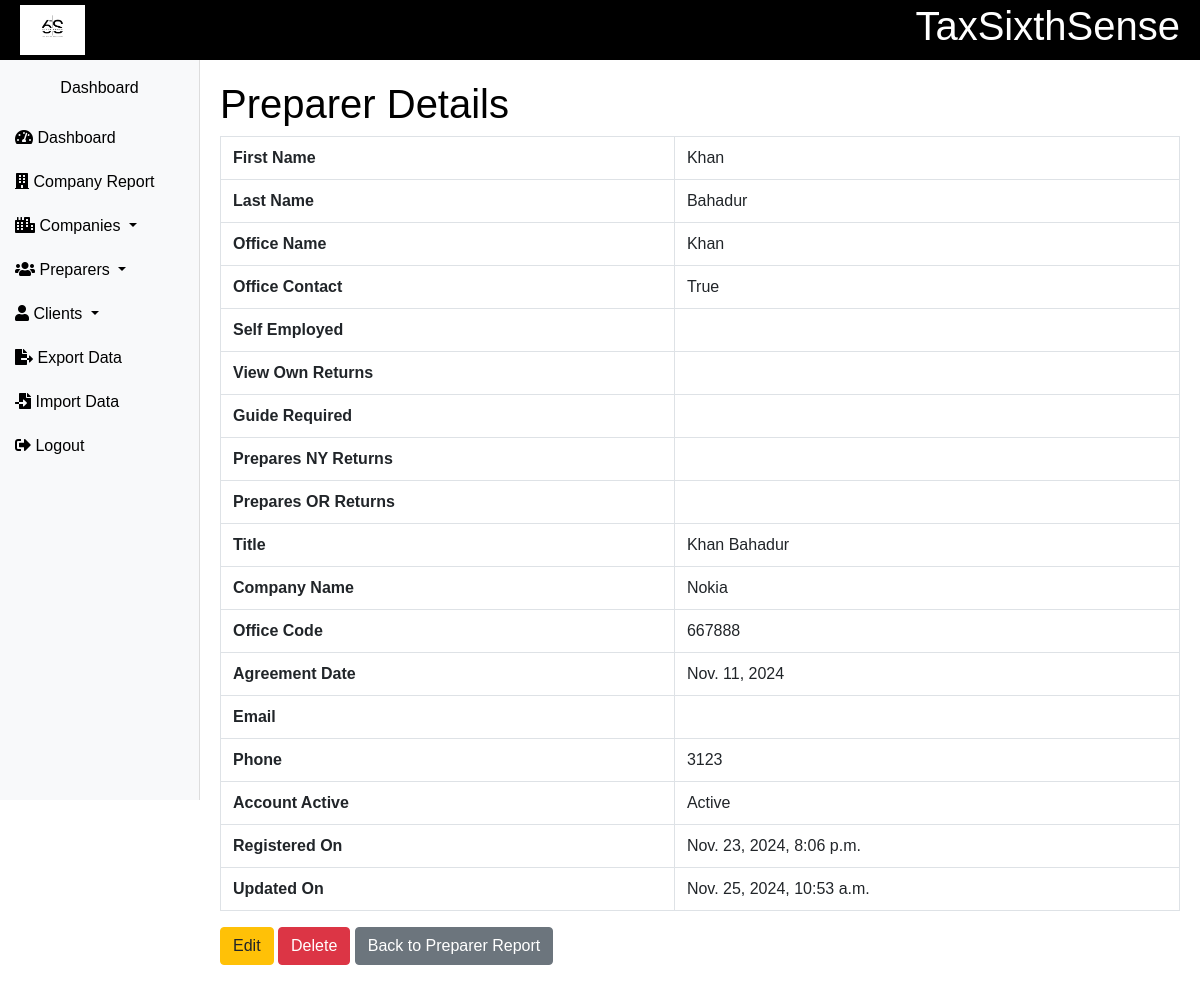
Before: /preparers/1/ with the older database file.
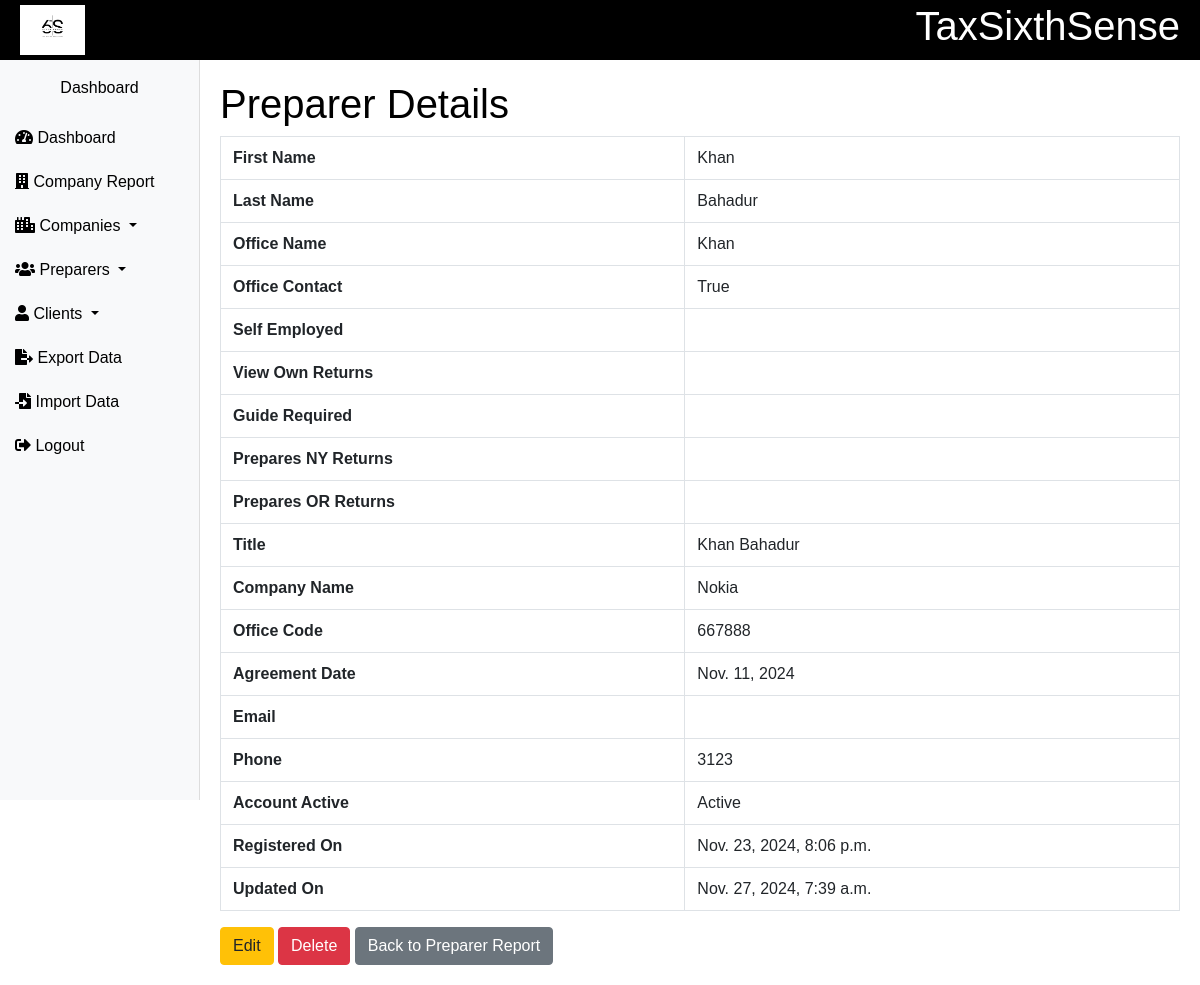
After: the same page with the newer database file.
### sixthSense/models.py (models this page shows, shortened)
class Preparer(models.Model):
    user = models.OneToOneField(User, on_delete=models.CASCADE, related_name='preparer_profile')
    ACCOUNT_STATUS_CHOICES = [
        ('active', 'Active'),
        ('inactive', 'Inactive'),
    ]
    ptin= models.CharField(max_length=50, blank=True)
    first_name = models.CharField(max_length=100)
    last_name = models.CharField(max_length=100)
    preparer_email= models.EmailField()
    office_name = models.CharField(max_length=255, blank=True)
    office_contact = models.BooleanField(default=False)
    self_employed = models.BooleanField(default=False)
    view_own_returns = models.BooleanField(default=False)
    guide_required = models.BooleanField(default=False)
    prepares_ny = models.BooleanField(default=False)
    prepares_or_returns = models.BooleanField(default=False)
    title = models.CharField(max_length=100, blank=True)
    company_name = models.CharField(max_length=255, blank=True)
    office_code = models.CharField(max_length=50, blank=True)
    agree_date = models.DateField(blank=True, null=True)
    phone = models.CharField(max_length=15, blank=True)
    account_active = models.CharField(max_length=8, choices=ACCOUNT_STATUS_CHOICES)
    registered_on = models.DateTimeField(auto_now_add=True)
    updated_on = models.DateTimeField(auto_now=True)

### sixthSense/views.py (the view)
# urls.py: path('preparers/<int:preparer_id>/', preparer_details, name='preparer_details'),
def preparer_details(request, preparer_id):
    preparer = get_object_or_404(Preparer, id=preparer_id)
    return render(request, 'sixthSense/preparer_details.html', {'preparer': preparer})

### sixthSense/templates/sixthSense/preparer_details.html (shortened to what this page needs)
{% extends 'sixthSense/base.html' %}
{% block content %}
<h1>Preparer Details</h1>
<table class="table table-bordered">
    <tr>
        <th>First Name</th>
        <td>{{ preparer.first_name }}</td>
    </tr>
    <tr>
        <th>Last Name</th>
        <td>{{ preparer.last_name }}</td>
    </tr>
    <tr>
        <th>Office Name</th>
        <td>{{ preparer.office_name }}</td>
    </tr>
    <tr>
        <th>Office Contact</th>
        <td>{{ preparer.office_contact }}</td>
    </tr>
    <tr>
        <th>Self Employed</th>
        <td>{{ preparer.get_self_employed_display }}</td>
    </tr>
    <tr>
        <th>View Own Returns</th>
        <td>{{ preparer.get_view_own_returns_display }}</td>
    </tr>
    <tr>
        <th>Guide Required</th>
        <td>{{ preparer.get_guide_required_display }}</td>
    </tr>
    <tr>
        <th>Prepares NY Returns</th>
        <td>{{ preparer.get_prepares_ny_display }}</td>
    </tr>
    <tr>
        <th>Prepares OR Returns</th>
        <td>{{ preparer.get_prepares_or_returns_display }}</td>
    </tr>
    <tr>
        <th>Title</th>
        <td>{{ preparer.title }}</td>
    </tr>
    <tr>
        <th>Company Name</th>
        <td>{{ preparer.company_name }}</td>
    </tr>
    <tr>
        <th>Office Code</th>
        <td>{{ preparer.office_code }}</td>
    </tr>
    <tr>
        <th>Agreement Date</th>
        <td>{{ preparer.agree_date }}</td>
    </tr>
    <tr>
        <th>Email</th>
        <td>{{ preparer.email }}</td>
    </tr>
    <tr>
        <th>Phone</th>
        <td>{{ preparer.phone }}</td>
    </tr>
    <tr>
        <th>Account Active</th>
        <td>{{ preparer.get_account_active_display }}</td>
    </tr>
    <tr>
        <th>Registered On</th>
        <td>{{ preparer.registered_on }}</td>
    </tr>
    <tr>
        <th>Updated On</th>
        <td>{{ preparer.updated_on }}</td>
    </tr>
</table>
<a href="{% url 'edit_preparer_inline' preparer.pk %}" class="btn btn-warning">Edit</a>
<form action="{% url 'delete_preparer' preparer.pk %}" method="POST" style="display:inline;">
    <button type="submit" class="btn btn-danger">Delete</button>
</form>
<a href="{% url 'preparer_report' %}" class="btn btn-secondary">Back to Preparer Report</a>
{% endblock %}

Changed rows visible on the page:
changed Preparer "Khan": updated_on "Nov. 25, 2024, 10:53 a.m." → "Nov. 27, 2024, 7:39 a.m."
